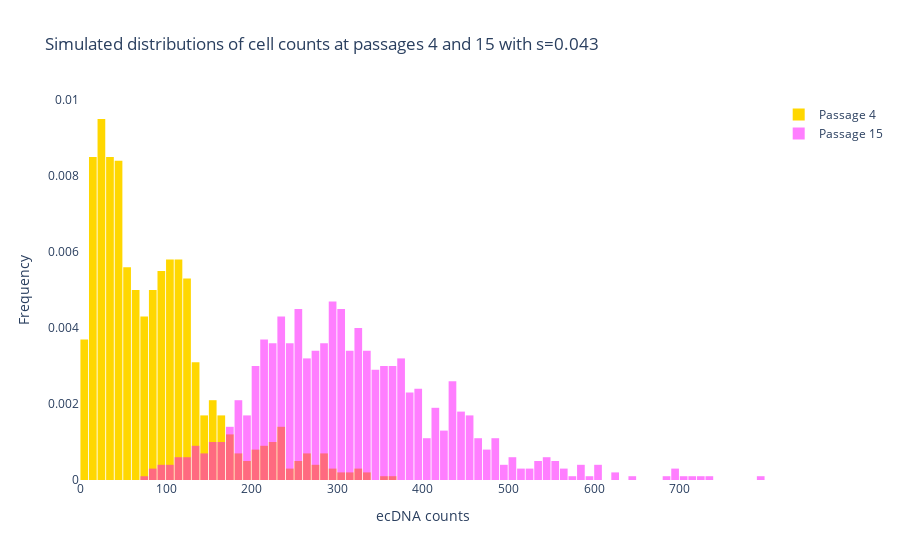
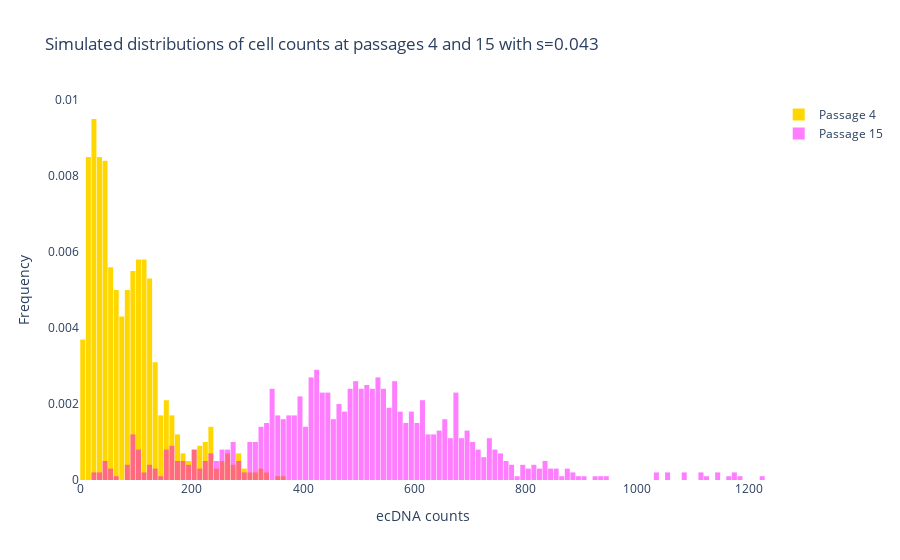
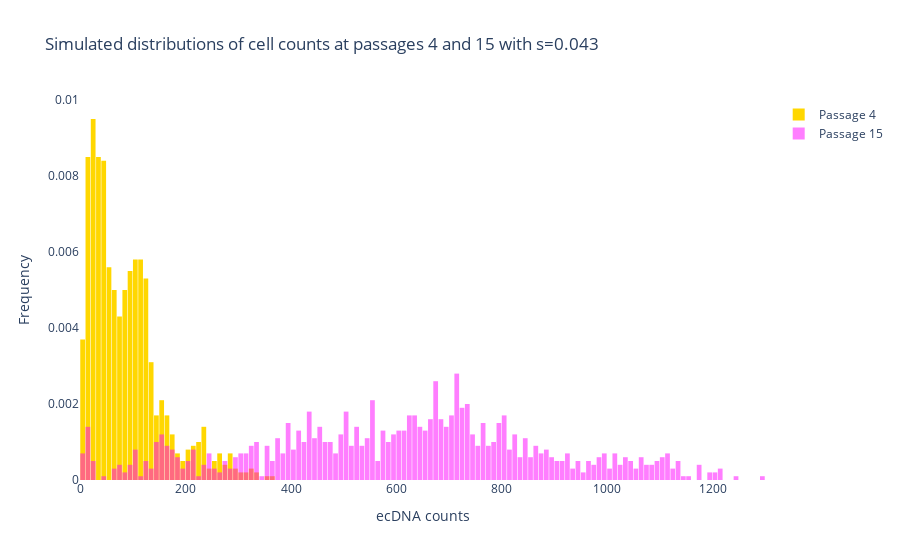

Source (notebook cell) for these figures, in order:
### Code cell
for i in range(3):
    population.simulate_moran(from_start=False, n_events=n_events_p4_to_p15, initial_cell_counts=checkpoint, verbose=True)
    plot_histograms_dict_overlay(dictionaries=[checkpoint, population.cell_counts[-1]], 
                             bin_size=10, 
                             title=f'Simulated distributions of cell counts at passages 4 and 15 with s={s:.3f}',
                             opacity=(1,0.5), 
                             colors=['gold', 'fuchsia'],
                             save_fig=True,
                             filepath=f'plots/simulated_distributions_p4_p15_s{s:.3f}_{i+1}.png')

### Figure 1 — Plotly figure (JSON) as saved in the notebook; plotly's stock layout.template omitted (floating-point values rounded to 4 significant figures; data arrays with more than 128 entries replaced by an {"elided": "..."} marker saying what was removed)
{"data": [{"histnorm": "probability density", "marker": {"color": "gold", "pattern": {"shape": ""}}, "name": "Passage 4", "opacity": 1, "type": "histogram", "x": {"elided": "1000 int values"}, "xbins": {"size": 10}}, {"histnorm": "probability density", "marker": {"color": "fuchsia", "pattern": {"shape": ""}}, "name": "Passage 15", "opacity": 0.5, "type": "histogram", "x": {"elided": "1000 int values"}, "xbins": {"size": 10}}], "layout": {"bargap": 0.1, "barmode": "overlay", "plot_bgcolor": "white", "title": {"text": "Simulated distributions of cell counts at passages 4 and 15 with s=0.043"}, "xaxis": {"title": {"text": "ecDNA counts"}}, "yaxis": {"title": {"text": "Frequency"}}}}

### Figure 2 — Plotly figure (JSON) as saved in the notebook; plotly's stock layout.template omitted (floating-point values rounded to 4 significant figures; data arrays with more than 128 entries replaced by an {"elided": "..."} marker saying what was removed)
{"data": [{"histnorm": "probability density", "marker": {"color": "gold", "pattern": {"shape": ""}}, "name": "Passage 4", "opacity": 1, "type": "histogram", "x": {"elided": "1000 int values"}, "xbins": {"size": 10}}, {"histnorm": "probability density", "marker": {"color": "fuchsia", "pattern": {"shape": ""}}, "name": "Passage 15", "opacity": 0.5, "type": "histogram", "x": {"elided": "1000 int values"}, "xbins": {"size": 10}}], "layout": {"bargap": 0.1, "barmode": "overlay", "plot_bgcolor": "white", "title": {"text": "Simulated distributions of cell counts at passages 4 and 15 with s=0.043"}, "xaxis": {"title": {"text": "ecDNA counts"}}, "yaxis": {"title": {"text": "Frequency"}}}}

### Figure 3 — Plotly figure (JSON) as saved in the notebook; plotly's stock layout.template omitted (floating-point values rounded to 4 significant figures; data arrays with more than 128 entries replaced by an {"elided": "..."} marker saying what was removed)
{"data": [{"histnorm": "probability density", "marker": {"color": "gold", "pattern": {"shape": ""}}, "name": "Passage 4", "opacity": 1, "type": "histogram", "x": {"elided": "1000 int values"}, "xbins": {"size": 10}}, {"histnorm": "probability density", "marker": {"color": "fuchsia", "pattern": {"shape": ""}}, "name": "Passage 15", "opacity": 0.5, "type": "histogram", "x": {"elided": "1000 int values"}, "xbins": {"size": 10}}], "layout": {"bargap": 0.1, "barmode": "overlay", "plot_bgcolor": "white", "title": {"text": "Simulated distributions of cell counts at passages 4 and 15 with s=0.043"}, "xaxis": {"title": {"text": "ecDNA counts"}}, "yaxis": {"title": {"text": "Frequency"}}}}
